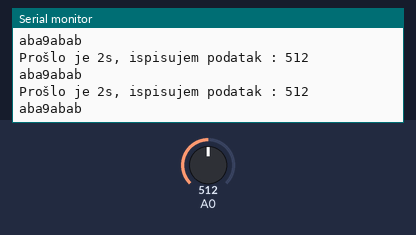
A sketch run on a simulated Arduino MKR. Parts: the last lines printed to the serial monitor. The inputs (shaded band) are chosen by the test bench; at power-on: A0 = 512. WiFi joins after 1.5 s; servers stay silent unless stated.

Above: at 2.7 s.
2.8 s: A0 set to 716
At 4.3 s:
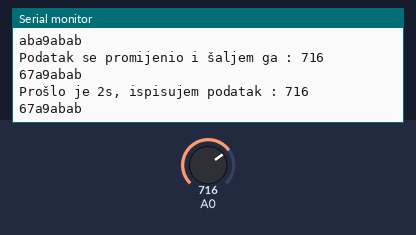
5.0 s: A0 set to 900
At 6.3 s:
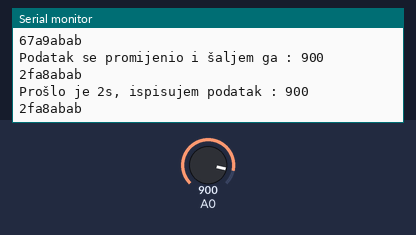
7.0 s: A0 set to 511
At 7.9 s:
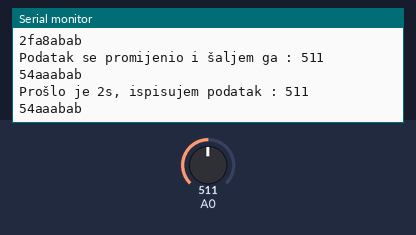
9.0 s: A0 set to 122
At 10.3 s:
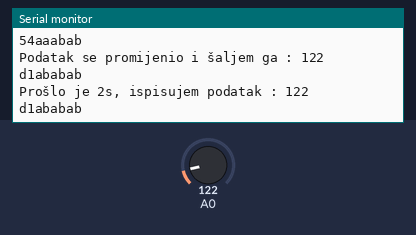
11.0 s: A0 set to 30
At 12.2 s:
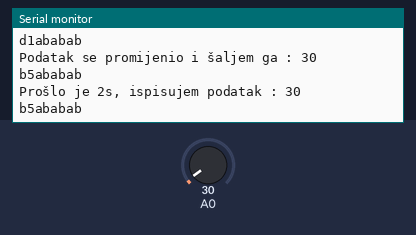
13.0 s: A0 set to 14
At 14.3 s:
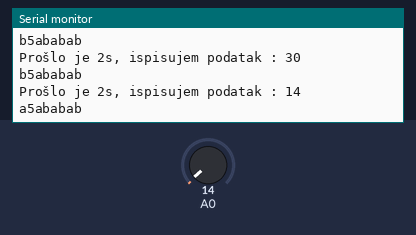
Timing chart, 0 to 16.0 s (numbered marks = the images above; inputs shaded):
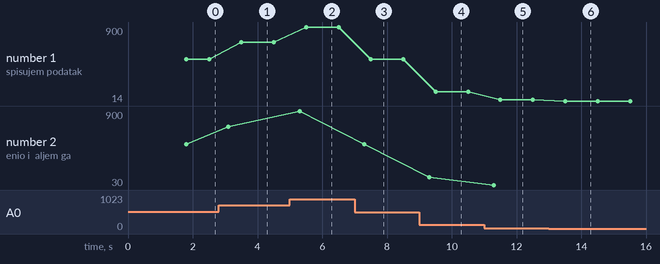

Measured:
- after the input at 2.8 s, the serial monitor: prints a new line after 0.30 s (image 1)
- after the input at 5.0 s, the serial monitor: prints a new line after 0.30 s (image 2)
- after the input at 7.0 s, the serial monitor: prints a new line after 0.30 s (image 3)
- after the input at 9.0 s, the serial monitor: prints a new line after 0.30 s (image 4)
- after the input at 11.0 s, the serial monitor: prints a new line after 0.30 s (image 5)
- after the input at 13.0 s, the serial monitor: prints a new line after 0.51 s (image 6)
- plotted number 1: 512 → 716 after the input at 2.8 s, 716 → 900 after the input at 5.0 s, 900 → 511 after the input at 7.0 s, 511 → 122 after the input at 9.0 s, 122 → 30 after the input at 11.0 s
- plotted number 2: 512 → 716 after the input at 2.8 s, 716 → 900 after the input at 5.0 s, 900 → 511 after the input at 7.0 s, 511 → 122 after the input at 9.0 s, 122 → 30 after the input at 11.0 s

The sketch:

sending_encripted_data.ino
```cpp
#include <WiFiNINA.h>
#include <ThingSpeak.h>

#define WIFI_SSID "Personal"  // moja wi-fi mreža
#define WIFI_PASS "x"         // promijeniti lozinku za odgovarajuću wi-fi mrežu

#define INTERVAL_SLANJA 15000   // 15 000 milisekundi = 15 sekundi
#define INTERVAL_ISPISA 1000    // kontrolni ispis svake sekunde
#define SUM_MAX 40
#define NORMLANO_DISANJE 40
#define DEFAULT_VALUE 816

unsigned long previousMillis1 = 0;    // varijeble za praćenje proteklog vremena
unsigned long previousMillis2 = 0;
int previousValue = -1;               // varijebale za praćenmje poslijednjih
int sensorValue = 0;                  // vrijednosti ocitanih sa senzora

WiFiClient client;                      // stavranje objekta za pvezivanje na wi-fi
unsigned long channelID = 2092782;      // ID kanala na ThingSpeak platformi gdje se šalju podatci
const char * writeAPIKey = "N4AOAPENQQ43SF00";    // API ključ kanala u koji se šalju podatci na ThingSpeaku

const uint8_t xorKey = 0xAB;          // ključ za šifriranje podataka u heksadekatskom obliku


void setup() {
  Serial.begin(9600);                 // brzina komunikacije
  while (!Serial);

  WiFi.begin(WIFI_SSID, WIFI_PASS);   // spajanje na wi-fi
  while (WiFi.status() != WL_CONNECTED) {
    delay(1000);
    Serial.println("Connecting to WiFi...");
  }
  Serial.println("Connected to WiFi");
  ThingSpeak.begin(client);

}

// Funkcija zaštite podataka
String encryptData(int data) {
  String result = "";
  uint8_t *bytes = (uint8_t*)&data;
  for (int i = 0; i < sizeof(data); i++) {
    bytes[i] ^= xorKey;
    if (bytes[i] < 0x10) result += "0";
    result += String(bytes[i], HEX);
  }
  return result;
}


// Fukcija dekripcije- za provijeru
int decryptData(String encryptedData) {
  int result = 0;
  uint8_t *bytes = (uint8_t*)&result;
  for (int i = 0; i < encryptedData.length(); i += 2) {
    String byteString = encryptedData.substring(i, i + 2);
    bytes[i / 2] = (uint8_t) strtol(byteString.c_str(), NULL, 16) ^ xorKey;
  }
  result = (result<<24) | ((result<<8) & 0x00ff0000) | ((result>>8) & 0x0000ff00) | (result>>24);
  return result;
}

//izvođenje beskonačne petlje
void loop() {
  unsigned long currentMillis = millis();
  int sensorValue = analogRead(A0);
  // vrijednosti izvan normalnog intervala - puno veća promijena- momentalno slanje na ThingSpeak
  if((abs(sensorValue - previousValue) > NORMLANO_DISANJE))
  {
    String encryptedValue = encryptData(sensorValue);
    ThingSpeak.writeField(channelID, 1, encryptedValue, writeAPIKey);
    Serial.print("Podatak se promijenio i šaljem ga : ");
    Serial.println(sensorValue);
    Serial.println(encryptedValue);
    previousValue = sensorValue;
  }
  // slanje trenutnog podatka svakih 15 sec
  if (currentMillis - previousMillis1 >= INTERVAL_SLANJA)
  {
    String encryptedValue = encryptData(sensorValue);
    Serial.print("Prošlo je 15s, šaljem podatak : ");
    Serial.println(sensorValue);
    Serial.println(encryptedValue);
    ThingSpeak.writeField(channelID, 1, encryptData(sensorValue), writeAPIKey);
    previousMillis1 = currentMillis;
  }
  // ispis podatka svake sekunde
  if (currentMillis - previousMillis2 >= INTERVAL_ISPISA)
  {
    String encryptedValue = encryptData(sensorValue);
    Serial.print("Prošlo je 2s, ispisujem podatak : ");
    Serial.println(sensorValue);
    Serial.println(encryptedValue);
    previousMillis2 = currentMillis;
  }
}
```
